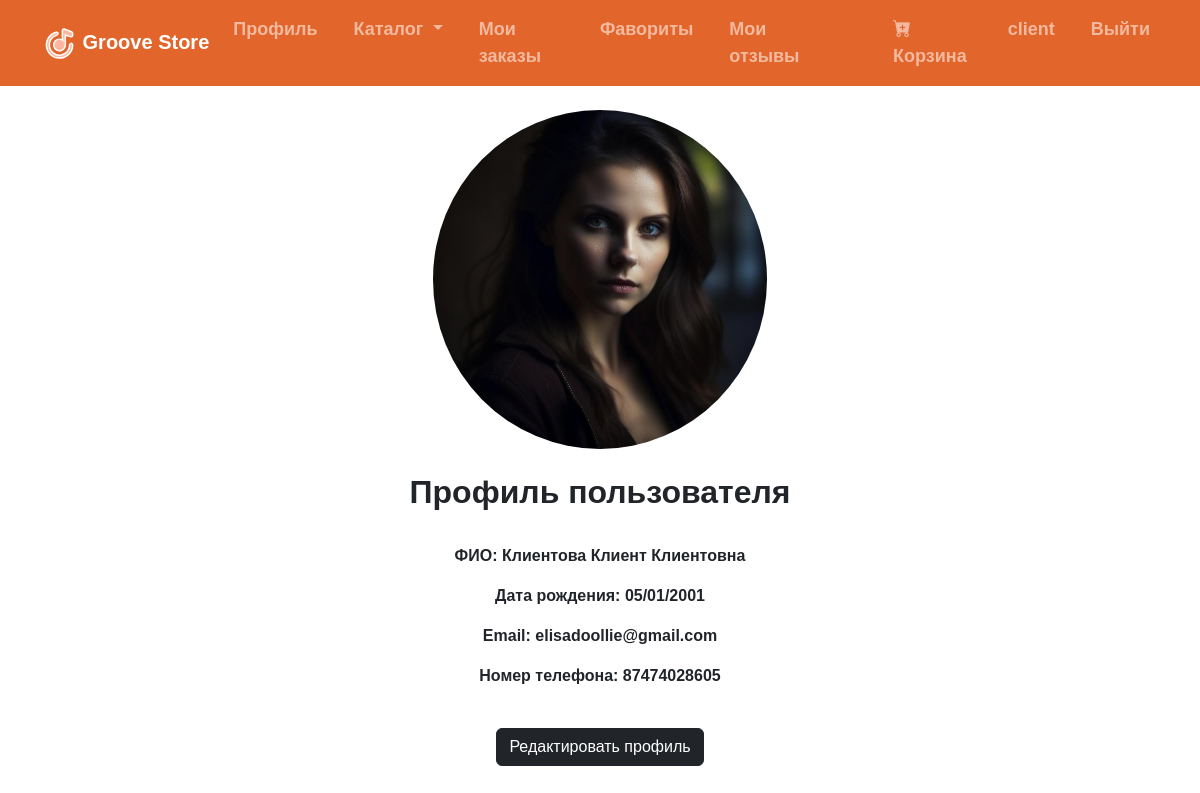
/client (signed in), run on the app's committed database.
### app/models.py (models this page shows, shortened)
class UserProfile(models.Model):
    user = models.OneToOneField(User, on_delete=models.CASCADE)
    full_name = models.CharField("ФИО", max_length=255, blank=True, null=True)
    photo = models.FileField("Фото", upload_to="profile_photos/",  blank=True, null=True)
    birth_date = models.DateField("Дата рождения", blank=True, null=True)
    email = models.EmailField("Email", blank=True, null=True)
    phone_number = models.CharField("Номер телефона", max_length=11, blank=True, null=True)

### app/views.py (the view)
# urls.py: path('client', client, name='client'),
@login_required
def client(request):
    categories = Category.objects.all()
    user_profile, created = UserProfile.objects.get_or_create(user=request.user)
    if request.method == 'POST':
        form = UserProfileForm(request.POST, request.FILES, instance=user_profile)
        if form.is_valid():
            form.instance.user = request.user
            form.save()
            return redirect('client')  # Используйте redirect для перенаправления
    else:
        form = UserProfileForm(instance=user_profile)
    return render(request, 'client.html', {'user_profile': user_profile, 'categories': categories, 'form': form})

### templates/client.html (shortened to what this page needs)
{% extends 'base.html' %}
{% load static %}
{% block nav_block %}
<li class="nav-item">
    <a class="nav-link" href="{% url 'client' %}">Профиль</a>
</li>
<li class="nav-item dropdown">
  <a class="nav-link dropdown-toggle" href="#" role="button" data-bs-toggle="dropdown" aria-expanded="false">
    Каталог
  </a>
</li>
  <li class="nav-item">
      <a class="nav-link" href="{% url 'user_orders' %}">Мои заказы</a>
  </li>
  <li class="nav-item">
      <a class="nav-link" href="{% url 'favorites' %}">Фавориты</a>
  </li>
  <li class="nav-item">
      <a class="nav-link" href="{% url 'reviews' %}">Мои отзывы</a>
  </li>
<li class="nav-item">
    <a class="nav-link" href="#"></a>
</li>
{% if user.is_authenticated %}
  {% if user.is_active and user.is_staff %}
    <li class="nav-item">
      <a class="nav-link" href="{% url 'manager' %}">{{ user.username }}</a>
    </li>
  {% elif user.is_active %}
  <li class="nav-item">
    <a class="nav-link" href="{% url 'view_cart' %}"><i class="bi bi-cart-plus-fill bi-5x"></i> Корзина </a>
  </li>
    <li class="nav-item">
      <a class="nav-link" href="{% url 'client' %}">{{ user.username }}</a>
    </li>
  {% endif %}
  <li class="nav-item">
    <a class="nav-link" href="{% url 'logout' %}">Выйти</a>
  </li>
{% else %}
  <li class="nav-item">
    <a class="nav-link" href="{% url 'login' %}">Войти</a>
  </li>
{% endif %}
{% endblock %}
{% block content %}
<br>
<div class="text-center">
  {% if user_profile.photo %}
      <img src="{{ user_profile.photo.url }}" alt="Your Image" class="rounded-circle img-fluid" style="width: 30%; height: 30%;">
  {% endif %}
</div>
<br>
<div class="text-center">
<h2>Профиль пользователя</h2>
<br>
{% if user_profile.full_name %}
  <p><strong>ФИО:</strong> {{ user_profile.full_name }}</p>
{% endif %}
{% if user_profile.birth_date %}
  <p><strong>Дата рождения:</strong> {{ user_profile.birth_date|date:"d/m/Y" }}</p>
{% endif %}
{% if user_profile.email %}
  <p><strong>Email:</strong> {{ user_profile.email }}</p>
{% endif %}
{% if user_profile.phone_number %}
  <p><strong>Номер телефона:</strong> {{ user_profile.phone_number }}</p>
{% endif %}
<br>
<a href="{% url 'edit_client_profile' %}" class="btn btn-dark">Редактировать профиль</a>
</div>
{% endblock %}

### static/css/style.css (style rules this page uses)
body, h1, h2, h3, h4, h5, h6, p, a, span, div, li, ul, ol, input, button, textarea { font-family: 'Mont', sans-serif; font-weight: 600; font-style: normal; }

### data on the page
UserProfile: photo (picture), full_name "Клиентова Клиент Клиентовна", birth_date "05/01/2001", email "elisadoollie@gmail.com", phone_number "87474028605"

### other printed values
{{ user.username }} "client"
